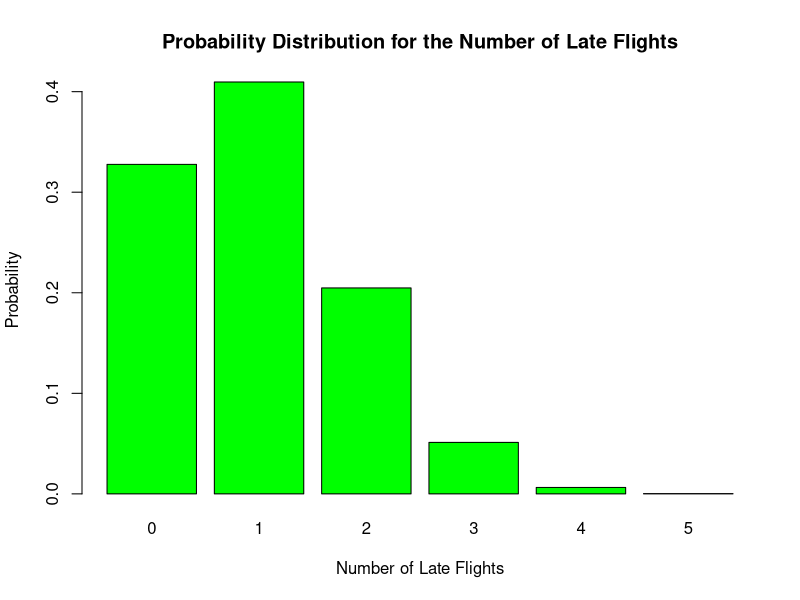

Generate this figure with R:
#Page No.186
n <- 5  
p <- 0.20  

probabilities <- dbinom(0:5, size = n, prob = p)

data.frame(X = 0:5, Probability = probabilities)

barplot(probabilities, names.arg = 0:5, col = "green", 
        main = "Probability Distribution for the Number of Late Flights",
        xlab = "Number of Late Flights", ylab = "Probability")
